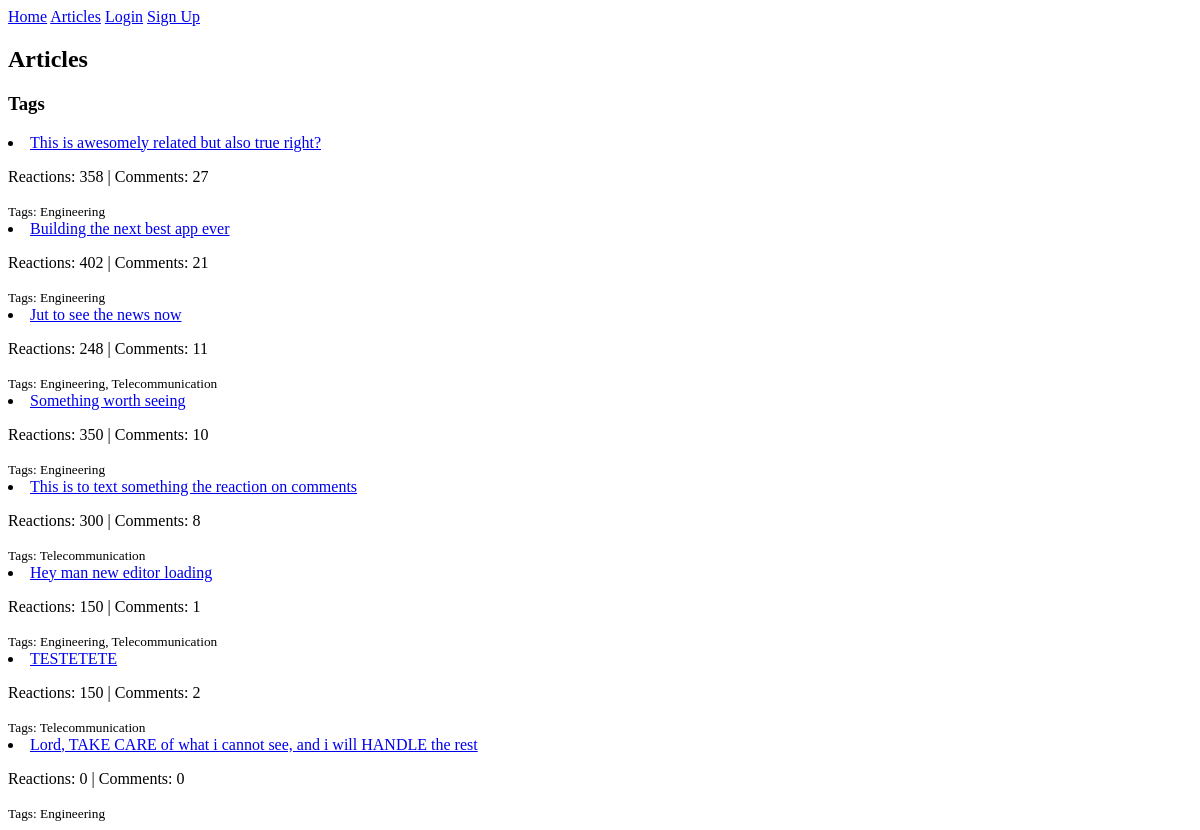
The page /articles/ on the database as committed earlier.
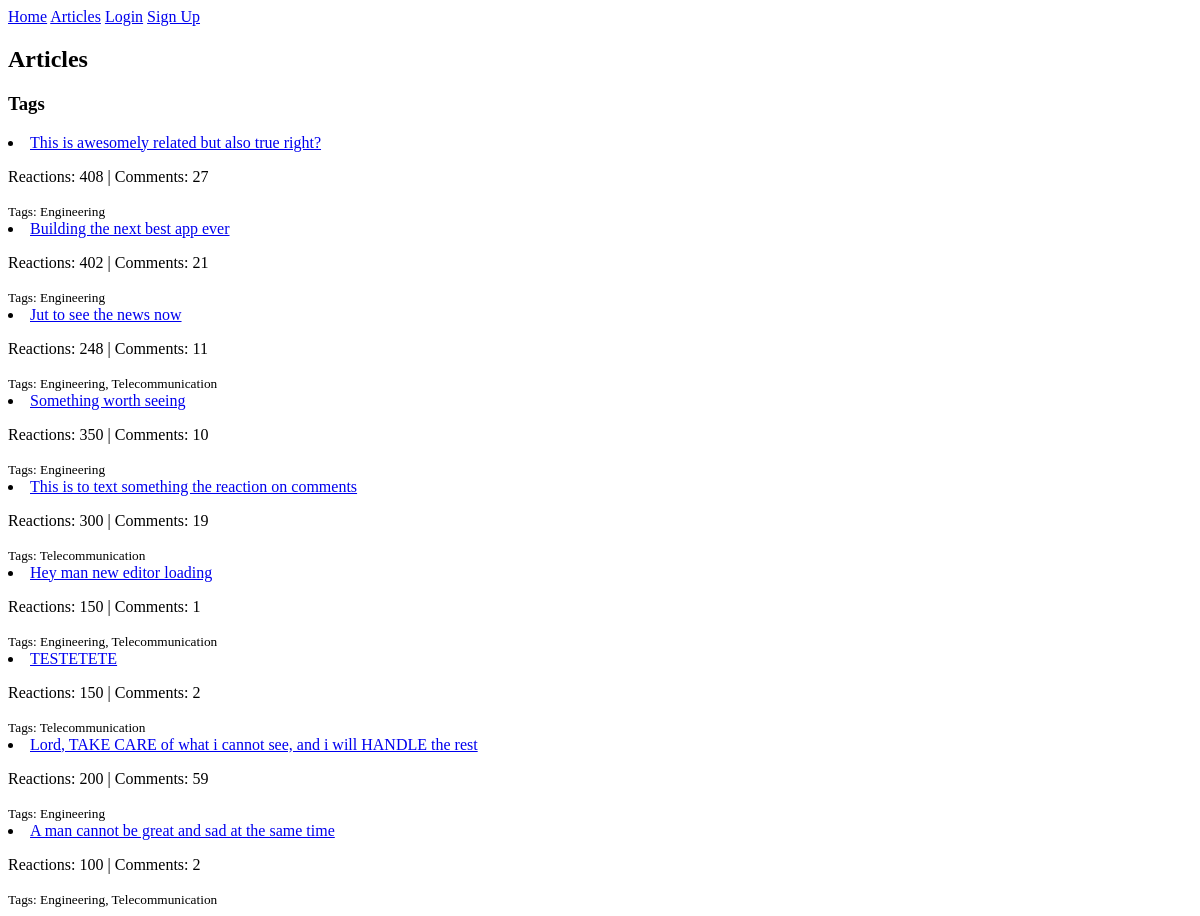
The same page on the database as committed later.
### articles/models.py (models this page shows, shortened)
class Article(models.Model):
    title = models.CharField(max_length=200)
    content = models.TextField()
    image = models.ImageField(upload_to='article_images/', validators=[validate_file_size], null=True, blank=True)
    author = models.ForeignKey(settings.AUTH_USER_MODEL, on_delete=models.CASCADE)
    created_at = models.DateTimeField(auto_now_add=True)
    updated_at = models.DateTimeField(auto_now=True)
    published_at = models.DateTimeField(null=True, blank=True)
    status = models.CharField(max_length=10, choices=[('draft', 'Draft'), ('published', 'Published')], default='draft')
    language = models.CharField(max_length=2, choices=[('EN', 'English'), ('FR', 'French')])
    tags = TaggableManager()
    bookmarks = models.ManyToManyField(settings.AUTH_USER_MODEL, related_name='bookmarked_articles', blank=True)
    @property
    def total_reactions(self):
        return self.reactions.aggregate(total=models.Sum('count'))['total'] or 0
    @property
    def comment_count(self):
        return self.comments.count()

### articles/views.py (the view, shortened to what this page needs)
# urls.py: path('articles/', ArticleListView.as_view(), name='article_list'),
class ArticleListView(ListView):
    model = Article
    template_name = 'articles/article_list.html'
    context_object_name = 'articles'
    def get_queryset(self):
        return Article.objects.filter(status='published').order_by('-published_at')
    def get_context_data(self, **kwargs):
        context = super().get_context_data(**kwargs)
        user = self.request.user
        return context

### templates/articles/article_list.html (shortened to what this page needs)
{% extends "base.html" %}
{% block content %}
<h2>Articles</h2>
<div>
    <h3>Tags</h3>
</div>
{% for article in articles %}
    <li>
        <a href="{% url 'article_detail' article.pk %}">{{ article.title }}</a>
        <p>Reactions: {{ article.total_reactions }} | Comments: {{ article.comment_count }}</p>
        <small>Tags: {% for tag in article.tags.all %}{{ tag.name }}{% if not forloop.last %}, {% endif %}{% endfor %}</small>
    </li>
{% empty %}
    <li>No articles available.</li>
{% endfor %}
{% endblock %}

Rows that differ between the two databases and show on the page:
computed for Article "This is awesomely related but also true right?": total_reactions "358" → "408"
computed for Article "This is to text something the reaction on comments": comment_count "8" → "19"
changed Article "Lord, TAKE CARE of what i cannot see, and i will HANDLE the rest": total_reactions "0" → "200"; comment_count "0" → "59"
added Article: title "A man cannot be great and sad at the same time", total_reactions "100", comment_count "2", Tag (name "Engineering"), Tag (name "Telecommunication")
